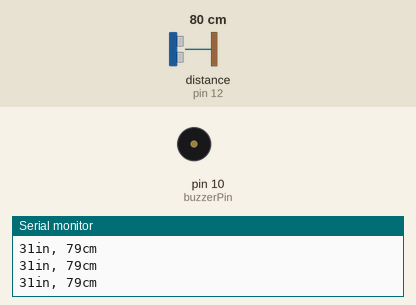
A sketch run on a simulated Arduino Uno, built with avr-gcc and run on an emulated ATmega328P. Parts: buzzer (waves = sounding, pin HIGH), the last lines printed to the serial monitor. Wiring (inferred from the names in the program): ultrasonic range finder: trigger pin 11; echo pin 12. The test bench sets the inputs (shaded band); at power-on: distance to the obstacle (sensor on pin 12) 80 cm. The echo pulse lasts 58.3 µs per cm; pins used as bus, display or sensor lines are not drawn.

Above: at 1.7 s.
1.8 s: distance to the obstacle (sensor on pin 12) set to 4 cm
At 2.14 s:
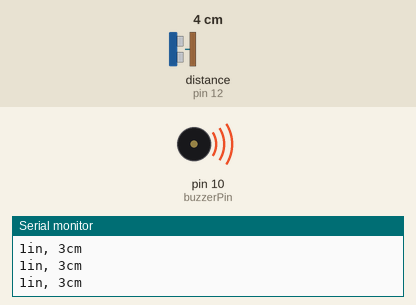
4.8 s: distance to the obstacle (sensor on pin 12) set to 35 cm
At 5.4 s:
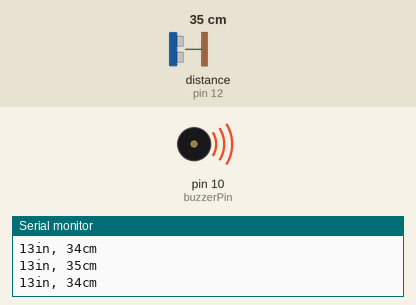
Timing chart, 0 to 13.8 s (numbered marks = the images above; inputs shaded):
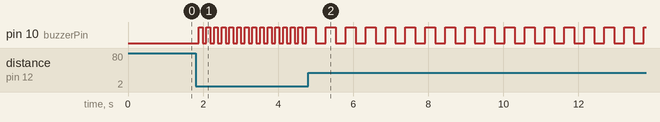

The sketch:

distance_sensor_test.ino
```cpp
//MODIFIED from original code by Rui Santos, https://randomnerdtutorials.com


//Declare pins
int trigPin = 11;    // Trigger
int echoPin = 12;    // Echo
long duration, cm, inches;
//Declare buzzer pin
int buzzerPin = 10;

//Define constant
const int DISTANCE_THRESH = 5; // 5 cm
const int CLOSEST_DIST = 15; //cm
const int MEDIUM_DIST = 30; //cm
const int FURTHEST_DIST = 50; //cm
const int CLOSEST_FREQ = 60;
const int MEDIUM_FREQ = 120;
const int FURTHEST_FREQ = 250;


//Function to have the buzzer create a pulse pattern rather than a continuous sound
void buzzer_pulsate(int buzzerPin, unsigned long pulseInterval, bool enable)
{
  static unsigned long past_time = 0;
  static bool buzzerState = false;

  unsigned long current_time = millis();

  if (!enable) {
    buzzerState = false;
    past_time = current_time;
    digitalWrite(buzzerPin, LOW);
    return;
  }

  if (current_time - past_time >= pulseInterval) {
    past_time = current_time;
    buzzerState = !buzzerState;
    digitalWrite(buzzerPin, buzzerState);
  }
}


void setup() {
  //Serial Port begin
  Serial.begin (9600);
  //Define inputs and outputs
  pinMode(trigPin, OUTPUT);
  pinMode(echoPin, INPUT);
  pinMode(buzzerPin, OUTPUT);
  delay(500);
}

void loop() {
  // The sensor is triggered by a HIGH pulse of 10 or more microseconds.
  // Give a short LOW pulse beforehand to ensure a clean HIGH pulse:
  digitalWrite(trigPin, LOW);
  delayMicroseconds(5);
  digitalWrite(trigPin, HIGH);
  delayMicroseconds(10);
  digitalWrite(trigPin, LOW);

  // Read the signal from the sensor: a HIGH pulse whose
  // duration is the time (in microseconds) from the sending
  // of the ping to the reception of its echo off of an object.
  pinMode(echoPin, INPUT);
  duration = pulseIn(echoPin, HIGH);

  // Convert the time into a distance
  cm = (duration/2) / 29.1;     // Divide by 29.1 or multiply by 0.0343
  inches = (duration/2) / 74;   // Divide by 74 or multiply by 0.0135

  Serial.print(inches);
  Serial.print("in, ");
  Serial.print(cm);
  Serial.print("cm");
  Serial.println();

  //Check distance and control buzzer with 3 stages
  if (cm <= CLOSEST_DIST) {
      buzzer_pulsate(buzzerPin, CLOSEST_FREQ, true);    // fastest beeping
  }
  else if (cm <= MEDIUM_DIST) {
      buzzer_pulsate(buzzerPin, MEDIUM_FREQ, true);   // medium beeping
  }
  else if (cm <= FURTHEST_DIST) {
      buzzer_pulsate(buzzerPin, FURTHEST_FREQ, true);   // slow beeping
  }
  else {
      buzzer_pulsate(buzzerPin, 250, false);  // reset & silence - 250 is an arbitrary placeholder
  }

  delay(50);
}
```

Measured:
- after the input at 1.8 s, pin 10 (buzzerPin): alternates HIGH for 0.10 s and LOW for 0.10 s, starting after 0.09 s
- after the input at 4.8 s, pin 10 (buzzerPin): alternates HIGH for 0.26 s and LOW for 0.26 s, starting after 0.21 s
